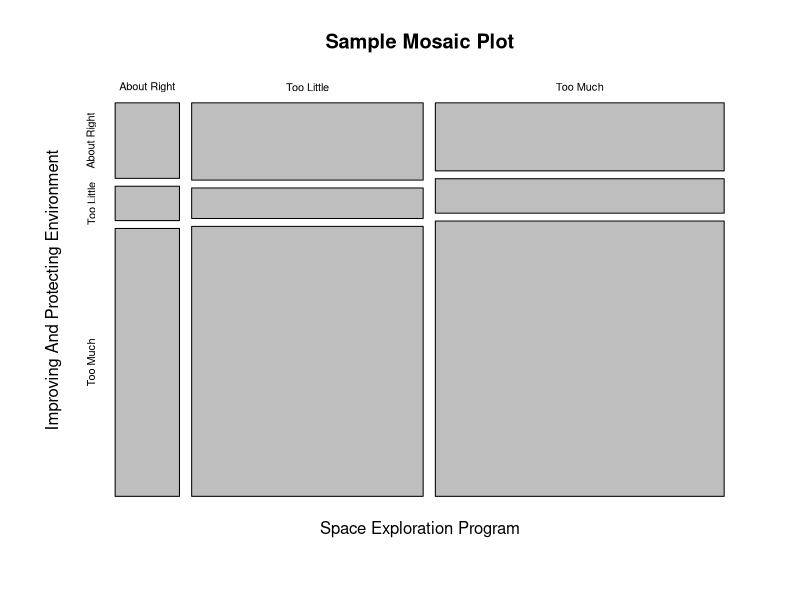

Write R code to recreate this figure.
## ---- chunk 1
factors <- c("About Right","Too Little","Too Much")
space <- vector(mode = "character", length = 1000)
env <- vector(mode = "character", length = 1000)

for (i in 1:1000) {
        space[i] <- sample(factors,size=1,prob=c(.1,.4,.5),replace=TRUE)
        env[i] <- sample(factors,size=1,prob=c(.2,.1,.7),replace=TRUE)
}

df <- data.frame(cbind(space,env),stringsAsFactors = TRUE)
dft <- table(df[,2],df[,1])
pval <- summary(dft)$p.value
mosaicplot(df[,1] ~ df[,2],main="Sample Mosaic Plot",
           xlab="Space Exploration Program",
           ylab="Improving And Protecting Environment")
## ---- chunk 2
prop.table(dft) * 100
summary(dft)
print("Null Hypothesis: These two variables are independent.")
print("Alternative Hypothesis: These two variables are not independent.")
if (pval >= 0.05) {print("Based on the observed p-value we cannot reject the null hypothesis.")}
if (pval < 0.05) {print("Based on the observed p-value we must reject the null hypothesis.")}
